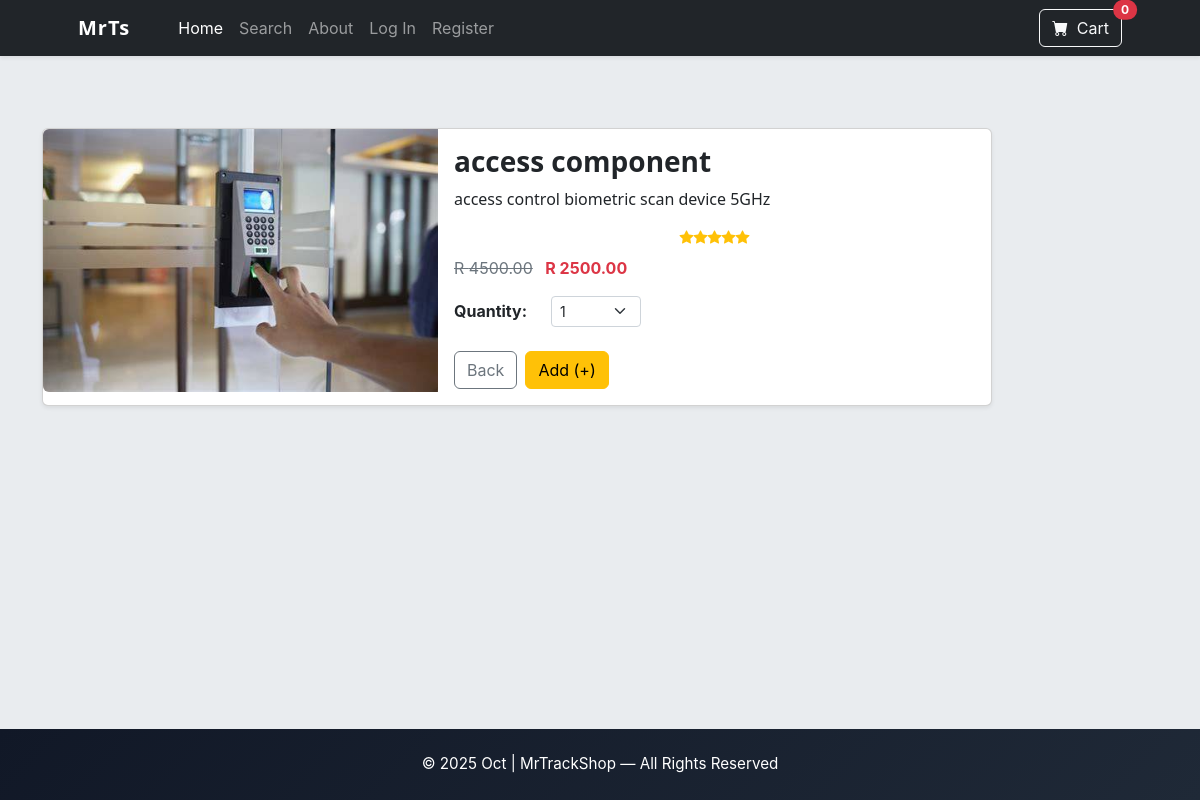
The page /product/3 on the database as committed earlier.
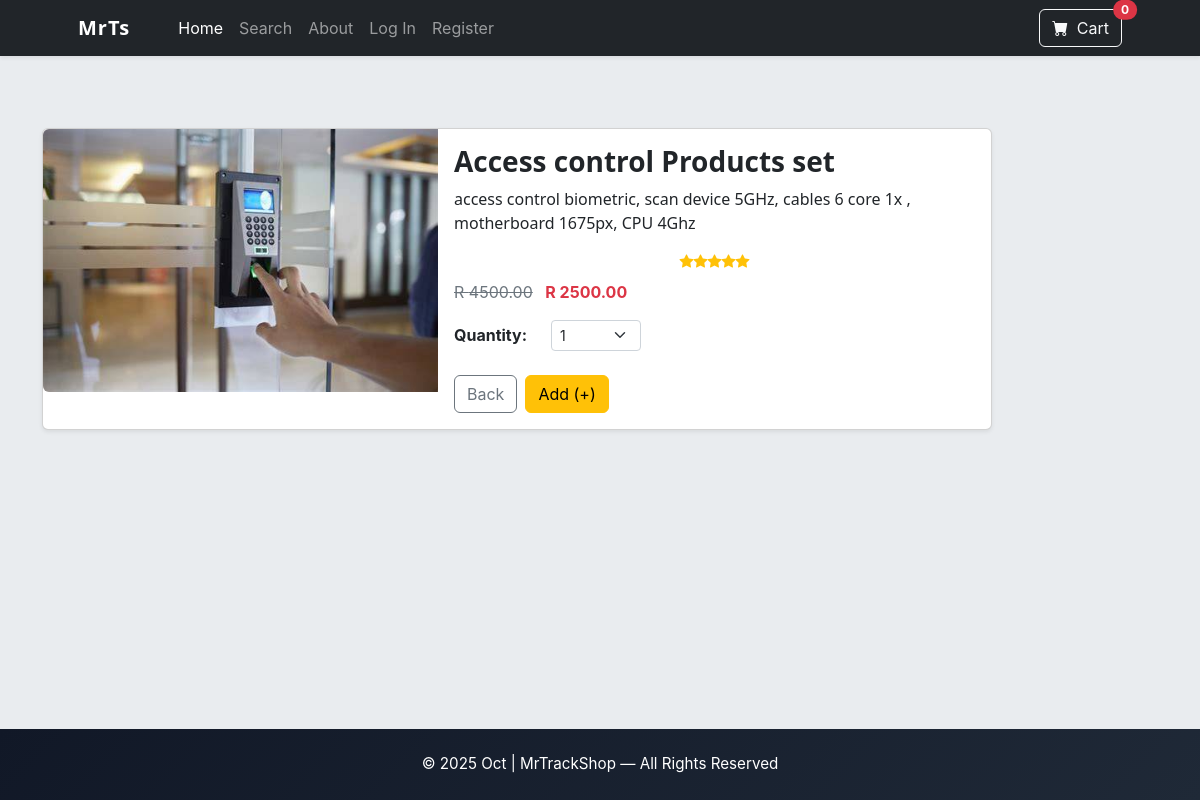
The same page on the database as committed later.
### store/models.py (models this page shows, shortened)
class Product(models.Model):
    name = models.CharField(max_length=100)
    price = models.DecimalField(default=0, decimal_places=2, max_digits=7)
    category = models.ForeignKey(Category, on_delete=models.CASCADE, default=1)
    description = models.CharField(max_length=250, default='', blank=True, null=True)
    image = models.ImageField(upload_to='uploads/product/')
    is_sale = models.BooleanField(default=False)
    sale_price = models.DecimalField(default=0, decimal_places=2, max_digits=6)

### store/views.py (the view)
# urls.py: path('product/<int:pk>', views.product, name='product'),
def product(request,pk):
    product = Product.objects.get(id=pk)
    return render(request, 'product.html', {'product':product})

### cart/cart.py (called while the page is built)
    def __len__(self):
        return len(self.cart)

### cart/context_processors.py (called while the page is built)
def cart(request):
    return {'cart': Cart(request)}

### store/templates/product.html (shortened to what this page needs)
{% extends 'base.html' %}
{% block content %}
<br/><br/><br/>
<div class="container">
    <div class="card mb-3 shadow-sm" style="max-width: 950px;">
        <div class="row g-0">
            <div class="col-md-5">
                <img src="{{ product.image.url }}" class="img-fluid rounded-start" alt="{{ product.name }}">
            </div>
            <div class="col-md-7">
                <div class="card-body">
                    <h3 class="card-title fw-bold" style="font-family: 'Montserrat', 'Segoe UI', Arial, sans-serif;">{{ product.name }}</h3>
                    <p class="card-text" style="font-family: 'Montserrat', 'Segoe UI', Arial, sans-serif;">{{ product.description }}</p>
                    {% if product.is_sale %}
                        <div class="d-flex justify-content-center small text-warning mb-2">
                            <i class="bi-star-fill"></i>
                            <i class="bi-star-fill"></i>
                            <i class="bi-star-fill"></i>
                            <i class="bi-star-fill"></i>
                            <i class="bi-star-fill"></i>
                        </div>
                        <div>
                            <span class="text-muted text-decoration-line-through">R {{ product.price }}</span>
                            <span class="fw-bold text-danger ms-2">R {{ product.sale_price }}</span>
                        </div>
                    {% else %}
                        <div>
                            <span class="fw-bold">R {{ product.price }}</span>
                        </div>
                    {% endif %}
                    <div class="mt-3 mb-2">
                        <div class="row align-items-center">
                            <div class="col-auto fw-bold">Quantity:</div>
                            <div class="col-auto">
                                <select class="form-select form-select-sm" id="qty-cart" style="width: 90px;">
                                    <option value="1" selected>1</option>
                                </select>
                            </div>
                        </div>
                    </div>
                    <div class="d-flex gap-2 mt-4">
                        <a href="{% url 'home' %}" class="btn btn-outline-secondary">Back</a>
                        <button class="btn btn-warning" value="{{ product.id }}" id="add-cart">Add (+)</button>
                    </div>
                </div>
            </div>
        </div>
    </div>
</div>
<br/><br/>
{% endblock %}

Rows that differ between the two databases and show on the page:
changed Product: name "access component" → "Access control Products set"; description "access control biometric scan device 5GHz" → "access control biometric, scan device 5GHz, cables 6 core 1x , motherboard 1675px, CPU 4Ghz"
